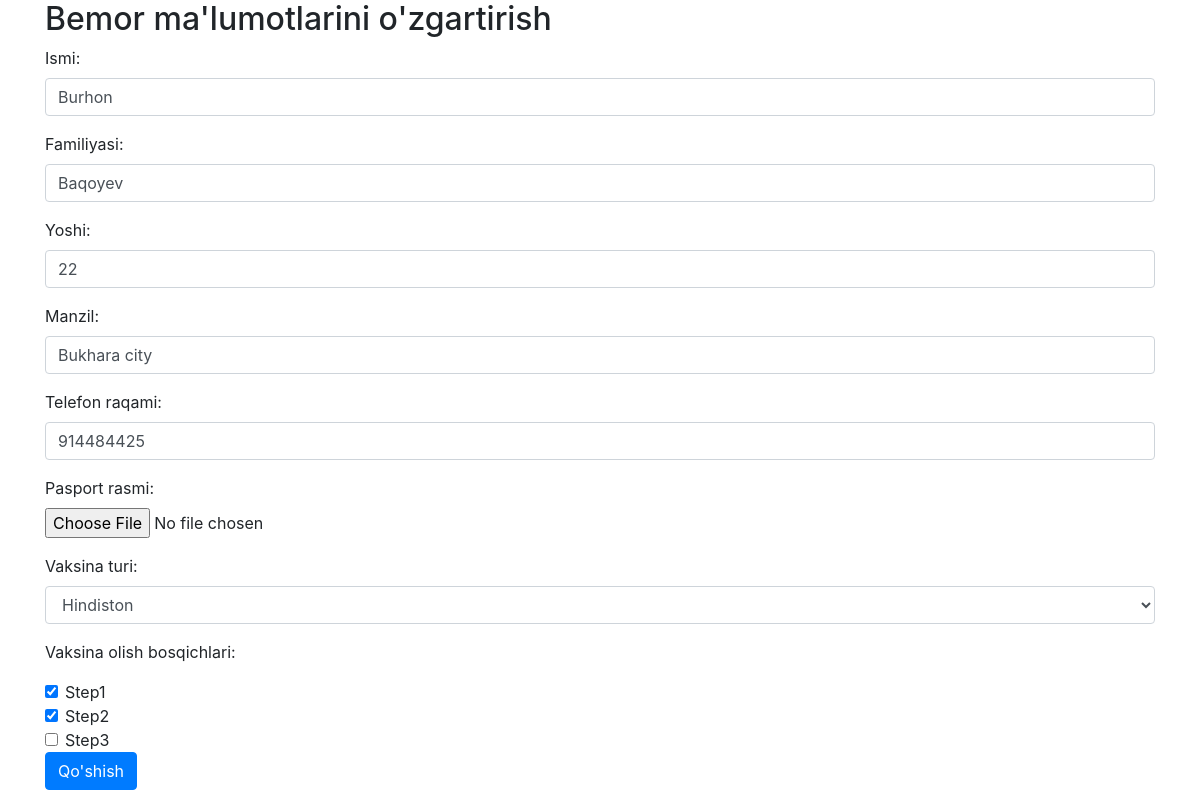
Page /2/edit (signed in) on the committed database.
### myapp/models.py (models this page shows, shortened)
class Person(models.Model):
    first_name = models.CharField(max_length=100)
    last_name = models.CharField(max_length=100)
    age = models.PositiveSmallIntegerField()
    address = models.CharField(max_length=100)
    phone = models.PositiveIntegerField()
    img = models.ImageField(upload_to='PasportImages/')
    doctor = models.ForeignKey(User, on_delete=models.CASCADE)
    vacsina = models.ForeignKey(Vacsina, on_delete=models.CASCADE)
    date = models.DateTimeField(auto_now_add=True)
    step1 = models.BooleanField(default=False)
    step2 = models.BooleanField(default=False)
    step3 = models.BooleanField(default=False, blank=True)

### myapp/views.py (the view, shortened to what this page needs)
# urls.py: path('<int:id>/edit',editPerson,name='edit'),
@login_required
def editPerson(request,id):
    vacsina = Vacsina.objects.all()
    person = Person.objects.filter(id=id)[0]
    return render(request, 'edit.html',{'person':person,'vacsina':vacsina})

### templates/edit.html (shortened to what this page needs)
{% load static %}
<link rel="stylesheet" href="{% static 'bootstrap/css/bootstrap.min.css' %}" />
<div class="container">
  <h2>Bemor ma'lumotlarini o'zgartirish</h2>
  <form method="POST" enctype="multipart/form-data">
    <div class="form-group">
      <label for="first_name">Ismi:</label>
      <input
        type="text"
        value="{{person.first_name}}"
        name="first_name"
        class="form-control"
        id=""
        required
      />
    </div>
    <div class="form-group">
      <label for="last_name">Familiyasi:</label>
      <input
        type="text"
        value="{{person.last_name}}"
        name="last_name"
        class="form-control"
        required
      />
    </div>
    <div class="form-group">
      <label for="age">Yoshi:</label>
      <input
        type="number"
        value="{{person.age}}"
        name="age"
        class="form-control"
        required
      />
    </div>
    <div class="form-group">
      <label for="address">Manzil:</label>
      <input
        type="text"
        value="{{person.address}}"
        name="address"
        class="form-control"
        required
      />
    </div>
    <div class="form-group">
      <label for="phone">Telefon raqami:</label>
      <input
        type="tel"
        value="{{person.phone}}"
        name="phone"
        class="form-control"
        required
      />
    </div>
    <div class="form-group">
      <label for="img">Pasport rasmi:</label>
      <input
        type="file"
        value="{{person.img.url}}"
        accept=".png, .jpg, .jpeg"
        name="img"
        class="form-control-file"
      />
    </div>
    <div class="form-group">
      <label for="vacsina">Vaksina turi:</label>
      <select name="vac_id" class="form-control" id="">
        {% for vak in vacsina %}
        {% if vak.id == person.vacsina.id %}
        <option selected value="{{vak.id}}">{{vak.name}}</option>
        {% else %}
        <option value="{{vak.id}}">{{vak.name}}</option>
        {% endif %} {% endfor %}
      </select>
    </div>
<p>Vaksina olish bosqichlari: </p>
    <div class="form-check">
      <input type="checkbox" name="step1" value="True" {% if person.step1 %} checked {% endif %} id="check1" class="form-check-input">
      <label for="check1"  class="form-check-label">Step1</label>
    </div>
    <div class="form-check">
      <input type="checkbox" name="step2" {% if person.step2 %} checked {% endif %} value="{{person.step2}}" id="check2" class="form-check-input">
      <label for="check2"  class="form-check-label">Step2</label>
    </div>
    <div class="form-check">
      <input type="checkbox" name="step3" {% if person.step3 %} checked {% endif %} value="{{person.step3}}" id="check3" class="form-check-input">
      <label for="check3" class="form-check-label">Step3</label>
    </div>
    <button type="submit" class="btn btn-primary">Qo'shish</button>
  </form>
</div>

### rows in the picture
Person: first_name "Burhon", last_name "Baqoyev", age "22", address "Bukhara city", phone "914484425", step1 "☑", step2 "☑"

### other values in the picture
form field vac_id "Hindiston"
